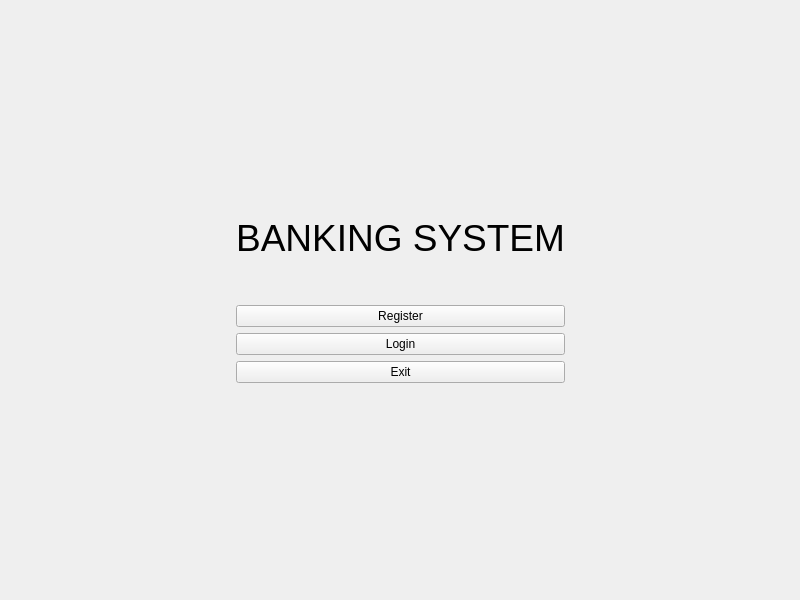
<?xml version="1.0" encoding="UTF-8"?>
<ui version="4.0">
 <class>MainWindow</class>
 <widget class="QMainWindow" name="MainWindow">
  <property name="geometry">
   <rect>
    <x>0</x>
    <y>0</y>
    <width>800</width>
    <height>600</height>
   </rect>
  </property>
  <property name="windowTitle">
   <string>Banking System</string>
  </property>
  <widget class="QWidget" name="centralwidget">
   <layout class="QGridLayout" name="gridLayout">
    <item row="1" column="1" rowspan="2" colspan="2">
     <layout class="QVBoxLayout" name="verticalLayout">
      <item>
       <spacer name="verticalSpacer_3">
        <property name="orientation">
         <enum>Qt::Vertical</enum>
        </property>
        <property name="sizeType">
         <enum>QSizePolicy::Preferred</enum>
        </property>
        <property name="sizeHint" stdset="0">
         <size>
          <width>20</width>
          <height>40</height>
         </size>
        </property>
       </spacer>
      </item>
      <item>
       <widget class="QLabel" name="label">
        <property name="font">
         <font>
          <pointsize>28</pointsize>
         </font>
        </property>
        <property name="layoutDirection">
         <enum>Qt::LeftToRight</enum>
        </property>
        <property name="autoFillBackground">
         <bool>false</bool>
        </property>
        <property name="text">
         <string>BANKING SYSTEM</string>
        </property>
        <property name="alignment">
         <set>Qt::AlignCenter</set>
        </property>
       </widget>
      </item>
      <item>
       <spacer name="verticalSpacer">
        <property name="orientation">
         <enum>Qt::Vertical</enum>
        </property>
        <property name="sizeType">
         <enum>QSizePolicy::Preferred</enum>
        </property>
        <property name="sizeHint" stdset="0">
         <size>
          <width>20</width>
          <height>40</height>
         </size>
        </property>
       </spacer>
      </item>
      <item>
       <widget class="QPushButton" name="btn_Register">
        <property name="sizePolicy">
         <sizepolicy hsizetype="Preferred" vsizetype="Preferred">
          <horstretch>20</horstretch>
          <verstretch>0</verstretch>
         </sizepolicy>
        </property>
        <property name="baseSize">
         <size>
          <width>20</width>
          <height>20</height>
         </size>
        </property>
        <property name="text">
         <string>Register</string>
        </property>
       </widget>
      </item>
      <item>
       <widget class="QPushButton" name="btn_Login">
        <property name="sizePolicy">
         <sizepolicy hsizetype="Preferred" vsizetype="Preferred">
          <horstretch>20</horstretch>
          <verstretch>0</verstretch>
         </sizepolicy>
        </property>
        <property name="baseSize">
         <size>
          <width>20</width>
          <height>20</height>
         </size>
        </property>
        <property name="text">
         <string>Login</string>
        </property>
        <property name="checkable">
         <bool>false</bool>
        </property>
       </widget>
      </item>
      <item>
       <widget class="QPushButton" name="btn_Exit">
        <property name="sizePolicy">
         <sizepolicy hsizetype="Preferred" vsizetype="Preferred">
          <horstretch>20</horstretch>
          <verstretch>0</verstretch>
         </sizepolicy>
        </property>
        <property name="baseSize">
         <size>
          <width>20</width>
          <height>20</height>
         </size>
        </property>
        <property name="text">
         <string>Exit</string>
        </property>
       </widget>
      </item>
      <item>
       <spacer name="verticalSpacer_2">
        <property name="orientation">
         <enum>Qt::Vertical</enum>
        </property>
        <property name="sizeType">
         <enum>QSizePolicy::Preferred</enum>
        </property>
        <property name="sizeHint" stdset="0">
         <size>
          <width>20</width>
          <height>40</height>
         </size>
        </property>
       </spacer>
      </item>
     </layout>
    </item>
    <item row="3" column="1" colspan="2">
     <spacer name="verticalSpacer_5">
      <property name="orientation">
       <enum>Qt::Vertical</enum>
      </property>
      <property name="sizeType">
       <enum>QSizePolicy::MinimumExpanding</enum>
      </property>
      <property name="sizeHint" stdset="0">
       <size>
        <width>20</width>
        <height>40</height>
       </size>
      </property>
     </spacer>
    </item>
    <item row="1" column="3" rowspan="2">
     <spacer name="horizontalSpacer_2">
      <property name="orientation">
       <enum>Qt::Horizontal</enum>
      </property>
      <property name="sizeType">
       <enum>QSizePolicy::Expanding</enum>
      </property>
      <property name="sizeHint" stdset="0">
       <size>
        <width>40</width>
        <height>20</height>
       </size>
      </property>
     </spacer>
    </item>
    <item row="1" column="0" rowspan="2">
     <spacer name="horizontalSpacer">
      <property name="orientation">
       <enum>Qt::Horizontal</enum>
      </property>
      <property name="sizeType">
       <enum>QSizePolicy::Expanding</enum>
      </property>
      <property name="sizeHint" stdset="0">
       <size>
        <width>40</width>
        <height>20</height>
       </size>
      </property>
     </spacer>
    </item>
    <item row="0" column="1" colspan="2">
     <spacer name="verticalSpacer_4">
      <property name="orientation">
       <enum>Qt::Vertical</enum>
      </property>
      <property name="sizeType">
       <enum>QSizePolicy::MinimumExpanding</enum>
      </property>
      <property name="sizeHint" stdset="0">
       <size>
        <width>20</width>
        <height>40</height>
       </size>
      </property>
     </spacer>
    </item>
   </layout>
  </widget>
 </widget>
 <resources/>
 <connections/>
</ui>
